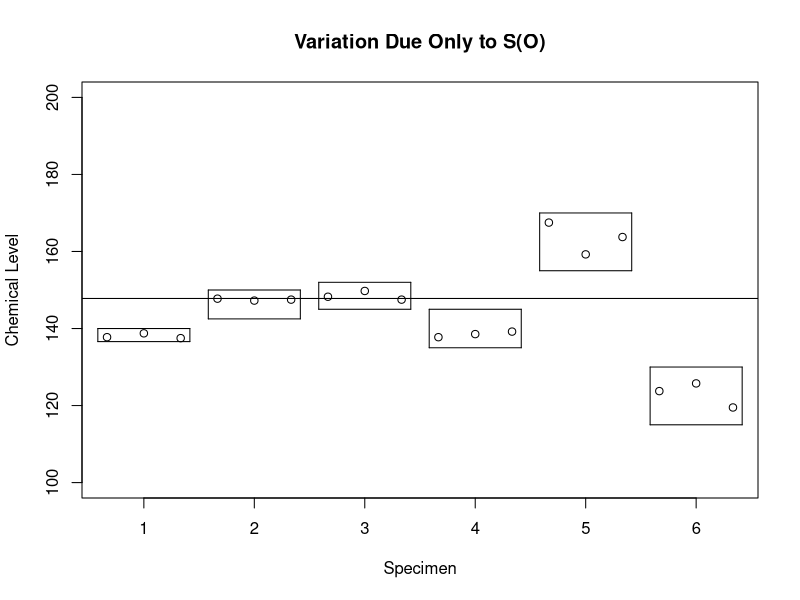

Write R code to recreate this figure.
## ---- chunk 1
###########################################################
##  R Code                                               ##
###########################################################

run = seq(1,18)
Res = c(137.75, 138.75, 137.50, 147.75, 147.25, 147.50,
    148.25, 149.75, 147.50, 137.75, 138.55, 139.20,
    167.50, 159.25, 163.75, 123.75, 125.75, 119.50)
spec =  seq(1,6)

plot(run, Res, type = "p", xlab = "Specimen", ylab = "Chemical Level",
    main = "Variation Due Only to S(O)", cex=.99,
    ylim = c(100,200), xaxt = "n")

segments(0.75,136.6,3.25,136.6); segments(0.75,140,3.25,140)
segments(0.75,136.6,0.75,140); segments(3.25,136.6,3.25,140)
segments(3.75,142.5,6.25,142.5); segments(3.75,150,6.25,150)
segments(3.75,142.5,3.75,150); segments(6.25,142.5,6.25,150)
segments(6.75,145,9.25,145); segments(6.75,152,9.25,152)
segments(6.75,145,6.75,152); segments(9.25,145,9.25,152)
segments(9.75,135,12.25,135); segments(9.75,145,12.25,145)
segments(9.75,135,9.75,145); segments(12.25,135,12.25,145)
segments(12.75,155,15.25,155); segments(12.75,170,15.25,170)
segments(12.75,155,12.75,170); segments(15.25,155,15.25,170)
segments(15.75,115,18.25,115); segments(15.75,130,18.25,130)
segments(15.75,115,15.75,130); segments(18.25,115,18.25,130)

axis(side=1,at=c(2,5,8,11,14,17),labels=c(1,2,3,4,5,6))
segments(0,147.8,19,147.8)
